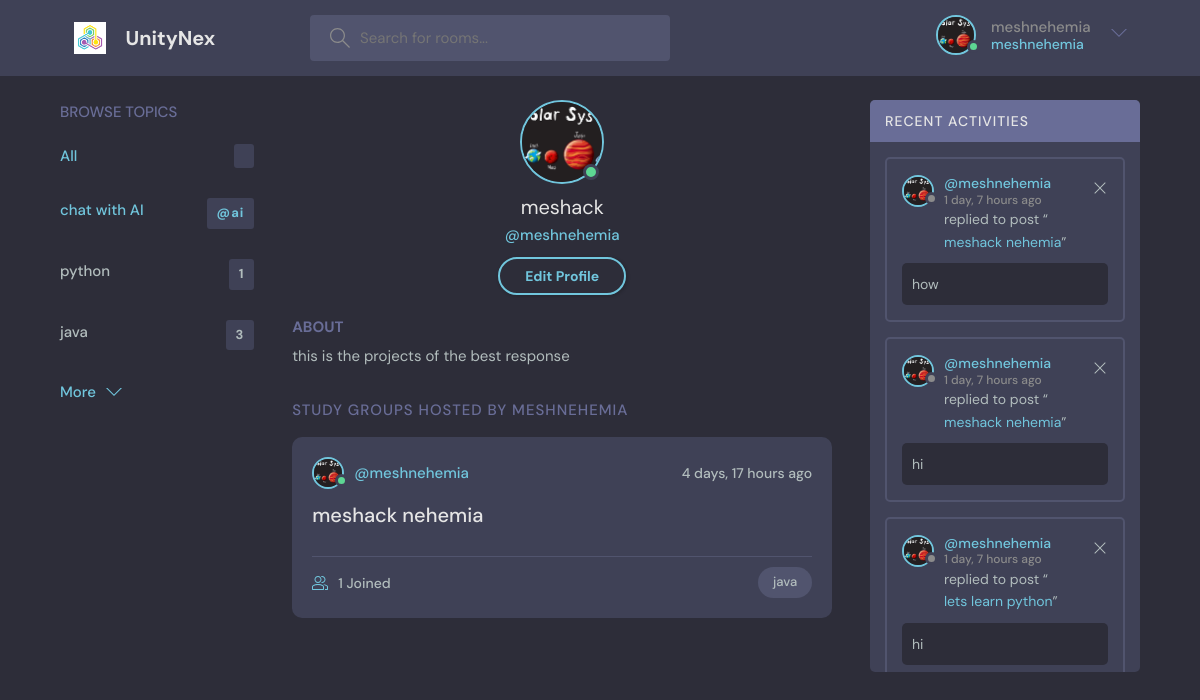
The app's page /profile/2/ (signed in) with its own data.
### socialmedia/models.py (models this page shows, shortened)
class User(AbstractUser):
    name = models.CharField(max_length=200, null=True)
    email = models.EmailField(unique=True, null=True)
    bio = models.TextField(null=True)
    avator = models.ImageField(null=True, upload_to='profile/', default="profile/avatar.svg")
    USERNAME_FIELD = 'email'
    REQUIRED_FIELDS = []

class Topic(models.Model):
    name = models.CharField(max_length=200)

class Room(models.Model):
    host = models.ForeignKey(User, on_delete=models.SET_NULL, null=True)
    topic = models.ForeignKey(Topic, on_delete=models.SET_NULL, null=True)
    name = models.CharField(max_length=200)
    description = models.TextField(null=True, blank=True)
    participants = models.ManyToManyField(User, related_name='participants', blank=True)
    updated = models.DateTimeField(auto_now=True)
    created = models.DateTimeField(auto_now_add=True)
    class Meta:
        ordering = ['-updated', '-created']

class Message(models.Model):
    user = models.ForeignKey(User, on_delete=models.CASCADE)
    room = models.ForeignKey(Room, on_delete=models.CASCADE)
    body = models.TextField()
    updated = models.DateTimeField(auto_now=True)
    created = models.DateTimeField(auto_now_add=True)
    class Meta:
        ordering = ['-updated', '-created']

### socialmedia/views.py (the view)
# urls.py: path('profile/<str:pk>/', views.userProfile, name='user-profile'),
@login_required(login_url='login')
def userProfile(request, pk):
    user = User.objects.get(id=pk)
    rooms = user.room_set.all()
    room_messages = user.message_set.all()
    topics = Topic.objects.all()
    context = {'user': user, 'rooms': rooms, 'room_messages': room_messages, 'topics': topics}
    return render(request, 'socialmedia/profile.html', context)

### socialmedia/templates/socialmedia/profile.html
{% extends 'main.html' %}
{% block content %}
    <main class="profile-page layout layout--3">
        <div class="container">
            {% include 'socialmedia/topics_component.html' %}
            <div class="roomList checking">
                <div class="profile">
                    <div class="profile__avatar">
                        <div class="avatar avatar--large active">
                            <img src="{{ user.avator.url }}"/>
                        </div>
                    </div>
                    <div class="profile__info">
                        <h3>{{ user.name }}</h3>
                        <p>@{{ user.username }}</p>
                        {% if request.user == user %}
                            <a href="{% url 'update-user' %}" class="btn btn--main btn--pill">Edit Profile</a>
                        {% endif %}
                    </div>
                    <div class="profile__about">
                        <h3>About</h3>
                        <p>
                            {{ user.bio }}
                        </p>
                    </div>
                </div>
                <div class="roomList__header">
                    <div>
                        <h2>Study Groups Hosted by {{ user.username }}</h2>
                    </div>
                </div>
                {% include 'socialmedia/feed_component.html' %}
            </div>
            {% include 'socialmedia/activity_component.html' %}
        </div>
    </main>
{% endblock content %}

### templates/navbar.html (shortened to what this page needs)
{% load static %}
<header class="header header--loggedIn">
    <div class="container">
        <a href="{% url 'home' %}" class="header__logo">
            <img src="{% static 'images/icons/logo.png' %}"/>
            <h1>UnityNex</h1>
        </a>
        <form class="header__search" action="{% url 'home' %}" method="get">
            <label>
                <input type="text" name="q" placeholder="Search for rooms..."/>
            </label>
        </form>
        <nav class="header__menu">
            {% if request.user.is_authenticated %}
                <div class="header__user">
                    <a href="{% url 'user-profile' request.user.id %}">
                        <div class="avatar avatar--medium active">
                            <img src="{{ request.user.avator.url }}"/>
                        </div>
                        <p>{{ request.user.username }} <span>{{ request.user.username }}</span></p>
                    </a>
                    <button class="dropdown-button">
                        <svg version="1.1" xmlns="http://www.w3.org/2000/svg" width="32" height="32"
                             viewBox="0 0 32 32">
                            <title>chevron-down</title>
                            <path d="M16 21l-13-13h-3l16 16 16-16h-3l-13 13z"></path>
                        </svg>
                    </button>
                </div>
            {% else %}
                <a href="{% url 'login' %}">
                    <img src="{% static 'images/profilesImages/avatar.svg' %}"/>
                    <p>Login</p>
                </a>
            {% endif %}
        </nav>
    </div>
</header>

### socialmedia/templates/socialmedia/topics_component.html
<div class="topics">
    <div class="topics__header">
        <h2>Browse Topics</h2>
    </div>
    <ul class="topics__list">
        <li>
            <a href="{% url 'home' %}" class="active">All <span>{{ topic.count }}</span></a>
        </li>
        <li>
            <a href="{% url 'chatbot' %}" class="active">chat with AI <span>@ai</span></a>
        </li>
        {% for topic in topics %}
            <li>
                <a href="{% url 'home' %}?q={{ topic.name }}">{{ topic.name }}
                    <span>{{ topic.room_set.all.count }}</span></a>
            </li>
        {% endfor %}
    </ul>
    <a class="btn btn--link" href="{% url 'topics' %}">
        More
        <svg version="1.1" xmlns="http://www.w3.org/2000/svg" width="32" height="32" viewBox="0 0 32 32">
            <title>chevron-down</title>
            <path d="M16 21l-13-13h-3l16 16 16-16h-3l-13 13z"></path>
        </svg>
    </a>
</div>

### socialmedia/templates/socialmedia/feed_component.html (shortened to what this page needs)
{%for room in rooms%}
    <div class="roomListRoom">
        <div class="roomListRoom__header">
        <a href="{% url 'user-profile' room.host.id %}" class="roomListRoom__author">
            <div class="avatar avatar--small active">
            <img src="{{room.host.avator.url}}" />
            </div>
            <span>@{{room.host.username}}</span>
        </a>
        <div class="roomListRoom__actions">
            <span>{{room.created|timesince}} ago</span>
        </div>
        </div>
        <div class="roomListRoom__content">
        <a href="{% url 'room' room.id%}">{{room.name}}</a>
        </div>
        <div class="roomListRoom__meta">
        <a  href="{% url 'room' room.id%}"  class="roomListRoom__joined">
            {{ room.participants.all.count }} Joined
        </a>
        <p class="roomListRoom__topic">{{room.topic.name}}</p>
        </div>
    </div>
{%endfor%}

### socialmedia/templates/socialmedia/activity_component.html
<div class="activities">
    <div class="activities__header">
        <h2>Recent Activities</h2>
    </div>
<div class="checking">
    {% for message in room_messages %}
        <div class="activities__box">
            <div class="activities__boxHeader roomListRoom__header">
                <a href="{% url 'user-profile' message.user.id %}" class="roomListRoom__author">
                    <div class="avatar avatar--small">
                        <img src="{{ message.user.avator.url }}"/>
                    </div>
                    <p>
                        @{{ message.user.username }}
                        <span>{{ message.created|timesince }} ago</span>
                    </p>
                </a>
                {% if request.user == message.user %}
                    <div class="roomListRoom__actions">
                        <a href="{% url 'delete-message' message.id %}">
                            <svg version="1.1" xmlns="http://www.w3.org/2000/svg" width="32" height="32"
                                 viewBox="0 0 32 32">
                                <title>remove</title>
                                <path
                                        d="M27.314 6.019l-1.333-1.333-9.98 9.981-9.981-9.981-1.333 1.333 9.981 9.981-9.981 9.98 1.333 1.333 9.981-9.98 9.98 9.98 1.333-1.333-9.98-9.98 9.98-9.981z"
                                ></path>
                            </svg>
                        </a>
                    </div>
                {% endif %}
            </div>
            <div class="activities__boxContent">
                <p>replied to post “<a href="{% url 'room' message.room.id %}">{{ message.room.name }}</a>”</p>
                <div class="activities__boxRoomContent">
                    {{ message.body }}
                </div>
            </div>
        </div>
    {% endfor %}
</div>
</div>

### records on screen
User: user.avator (picture), user.username "meshnehemia", avator (picture), name "meshack", username "meshnehemia", bio "this is the projects of the best response", username "MESHNEHEMIA"
Topic: name "python", room_set.all.count "1"
Topic: name "java", room_set.all.count "3"
Room: host.avator (picture), host.username "meshnehemia", created "4 days, 17 hours", name "meshack nehemia", participants.all.count "1", topic.name "java"
Message: user.avator (picture), user.username "meshnehemia", created "1 day, 7 hours", room.name "meshack nehemia", body "how"
Message: user.avator (picture), user.username "meshnehemia", created "1 day, 7 hours", room.name "meshack nehemia", body "hi"
Message: user.avator (picture), user.username "meshnehemia", created "1 day, 7 hours", room.name "lets learn python", body "hi"
